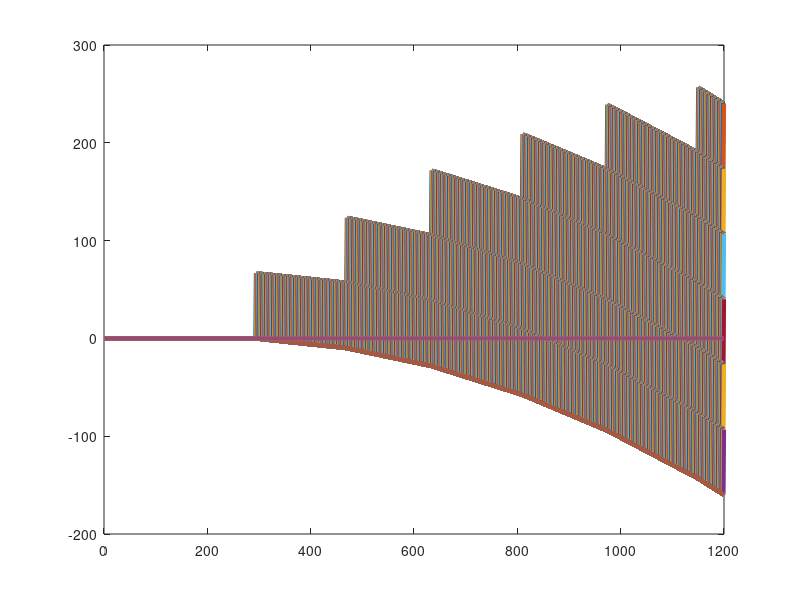
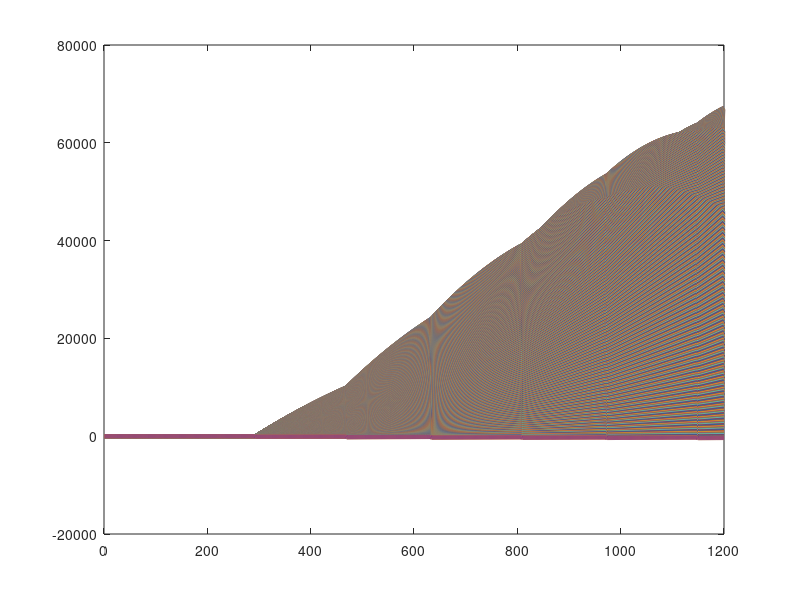

These charts were generated, in order, by the following MATLAB code:
clear; close all;
%% 0. Initialize Parameters
L = 1200; % Length of bridge
n = 1200; % Discretize into 1 mm seg.
P = 400; % Total weight of train [N]
x = linspace(0, L, n+1); % x-axis (0 to 1201)

%% 1. SFD, BMD under train loading

x_train = [52 228 392 568 732 908]; % Train Load Locations
P_train=[1 1 1 1 1 1]*P/6; 
n_train = 1200;

SFDi = zeros(n_train, n+1); % 1 SFD for each train loc.
BMDi = zeros(n_train, n+1); % 1 BMD for each train loc.

% Solve for SFD and BMD with the train at different locations

for i = 1:n_train
    locations = x_train - 1200 + fix(i);
    locations(0 > locations | locations > 1201) = 0;
    loads = P_train;
    loads(locations == 0) = 0;
    
    
    % Reaction forces (Rearranged moment and Fy equations)
    B_y = sum(locations .* loads) / L;
    A_y = sum(loads) - B_y;

    % Create a vector with forces at locations
    w = zeros(n+1, 1);
    w(1) = A_y;
    w(locations(locations>0)) = w(locations(locations>0)) -(P/6);
    w(L) = B_y;

    % Create SFD and BMD vectors with integration
    SFDi(i,:) = cumsum(w');
    BMDi(i,:) = cumtrapz(SFDi(i,:));
end

% Get max SFD, BMD and plot
SFD = max(abs(SFDi));
BMD = max(BMDi);

figure;
plot(SFDi, "LineWidth", 3);
figure;
plot(BMDi, "LineWidth", 3);
